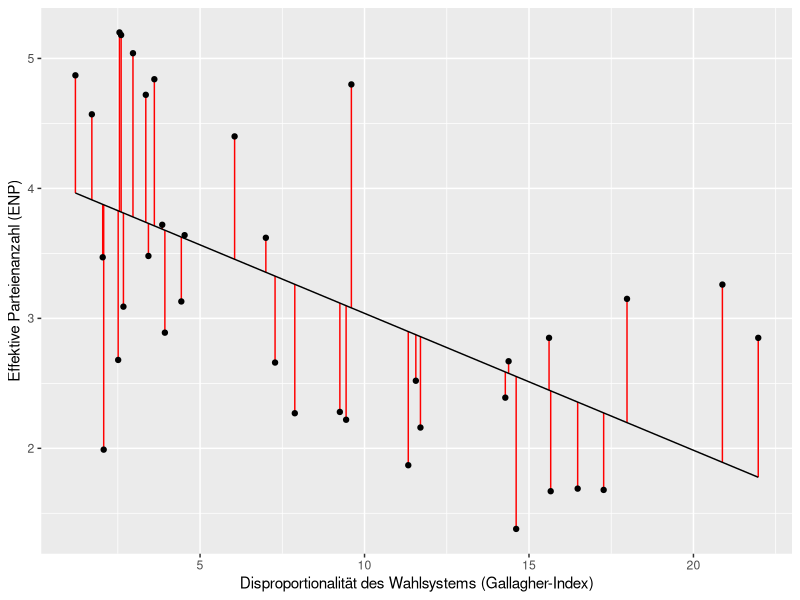
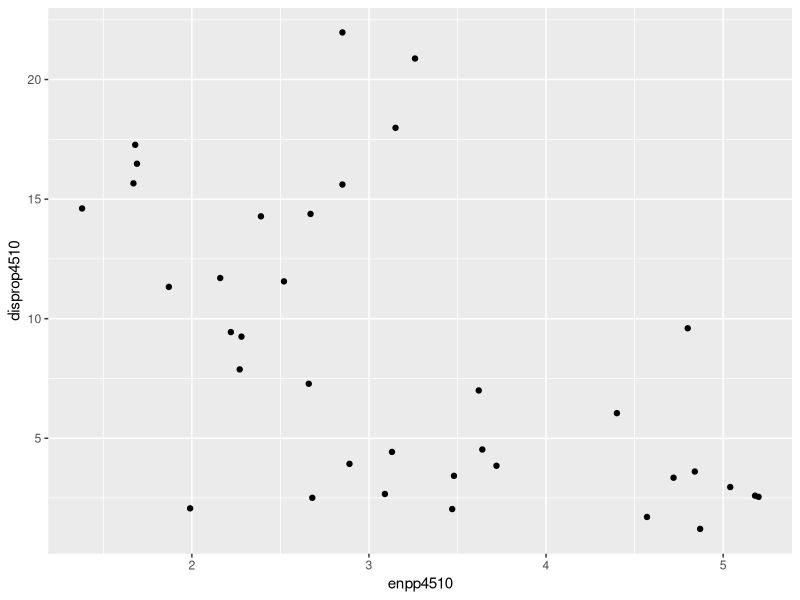
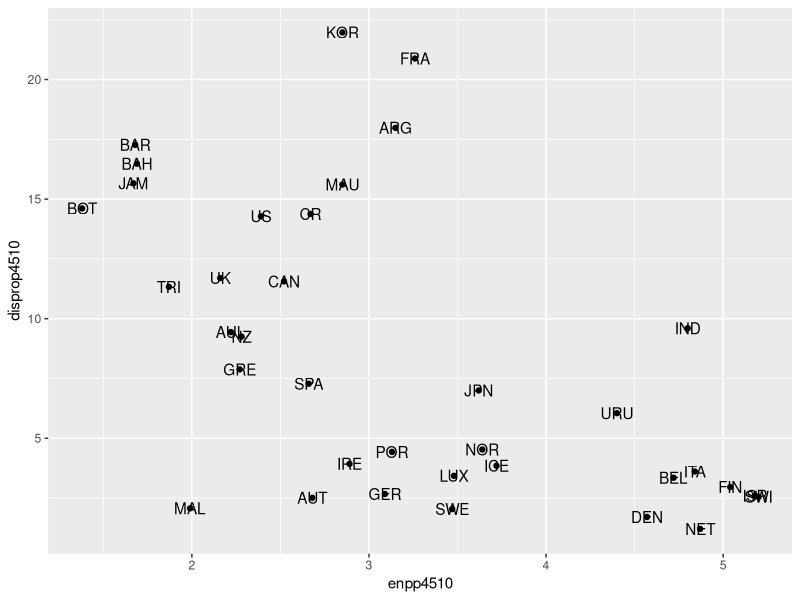
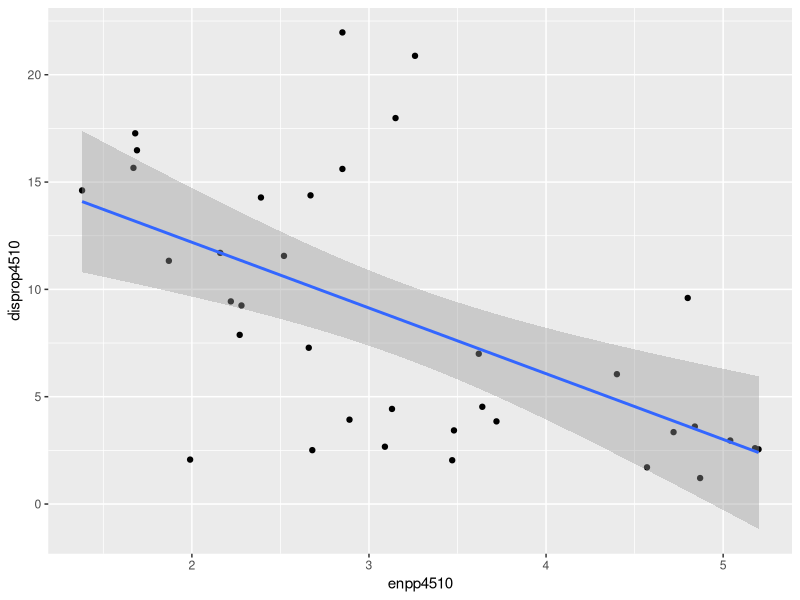
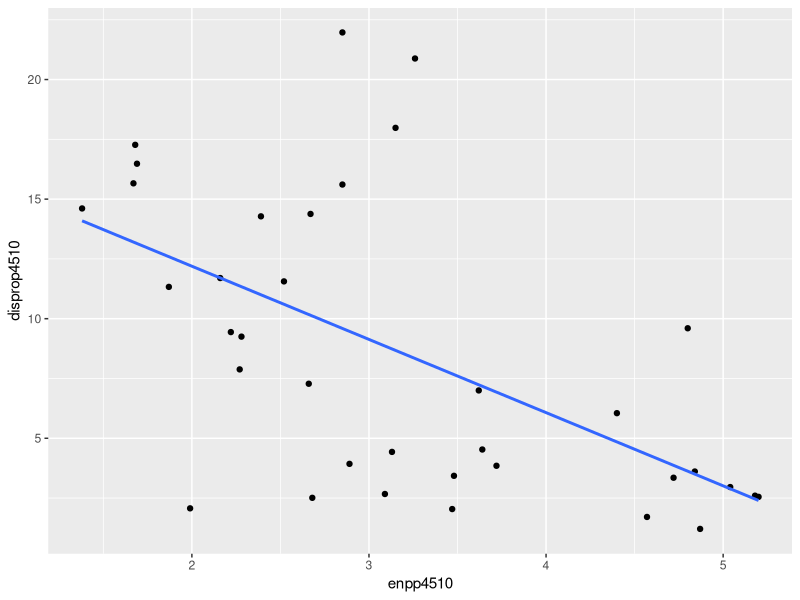
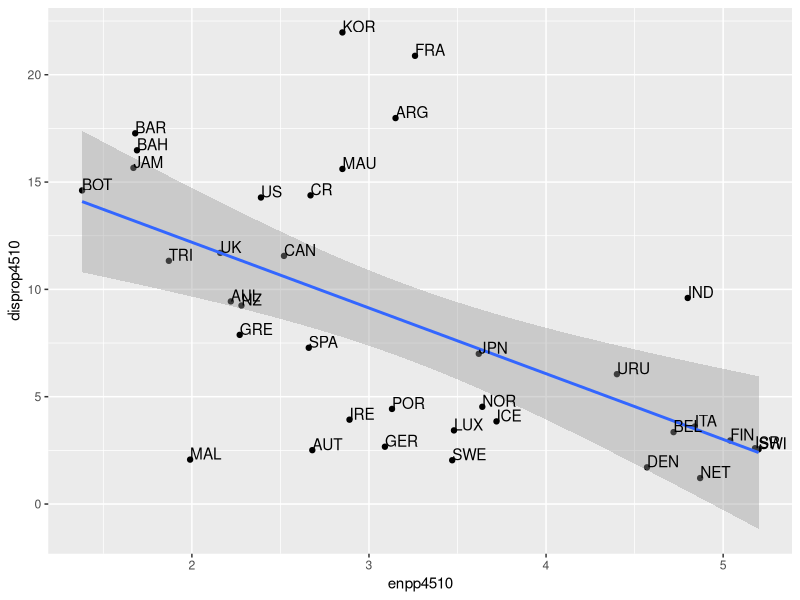
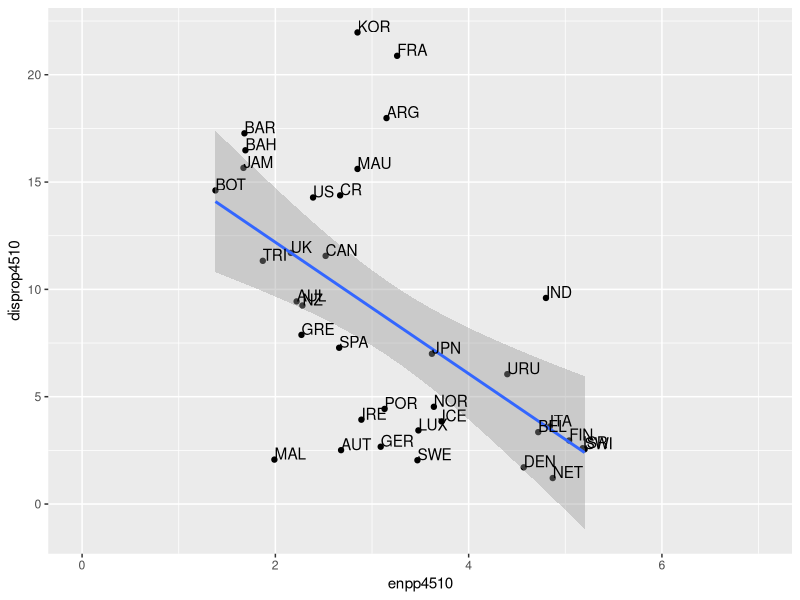
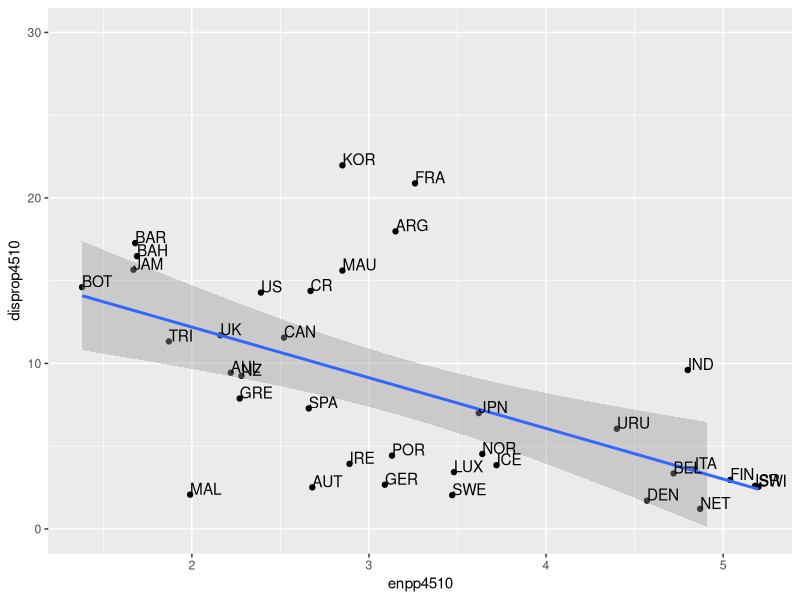

R code for these plots, in order:
## ---- chunk 1
knitr::opts_chunk$set(echo = TRUE, warnings = FALSE)
## ---- chunk 2
library(foreign)
setwd("C:/Users/laura/OneDrive/Documents/Arbeit/r/Meine_Überarbeitungen")
getwd()
gles <- read.spss("ZA6801_de_v4-0-1.sav", to.data.frame = TRUE)
lijphart <- read.csv2("Lijphart_Data_recode.csv")
## ---- chunk 3
library(foreign)
setwd("C:/Users/laura/OneDrive/Documents/Arbeit/r/Meine_Überarbeitungen")
getwd()
gles <- read.spss("ZA6801_de_v4-0-1.sav", to.data.frame = TRUE)
lijphart <- read.csv2("Lijphart_Data_recode.csv")
## ---- chunk 4
# Lijphart
# ENPP
lijphart$enpp4510 <- as.numeric(lijphart$enpp4510)

# Gallagher-Index
lijphart$disprop4510 <- as.numeric(lijphart$disprop4510)

# Bikameralismus-Index
lijphart$bicam4510 <- as.numeric(lijphart$bicam4510)

# Minimal-Gewinn-Koalition mit einer Partei
lijphart$minwin_one_part4510 <- as.numeric(lijphart$minwin_one_part4510)

# Exekutivdominanz (Kabinettsdauer)
lijphart$exe_dom4510 <- as.numeric(lijphart$exe_dom4510)
## ---- chunk 5
lm_lijphart <- lm(enpp4510 ~ disprop4510, data = lijphart)
## ---- chunk 6
lm_lijphart
## ---- chunk 7
summary(lm_lijphart)
## ---- chunk 8
library(broom)
lm_fit_lijphart <- tidy(lm_lijphart)
lm_fit_lijphart
## ---- chunk 9
lm_fit_lijphart <- tidy(lm_lijphart, conf.int = TRUE)
lm_fit_lijphart
## ---- chunk 10
lm_glance_lijphart <- glance(lm_lijphart)
lm_glance_lijphart
## ---- chunk 11
lm_aug_lijphart <- augment(lm_lijphart)
lm_aug_lijphart
## ---- chunk 12
library(ggplot2)
ggplot(lm_aug_lijphart, aes(x = disprop4510, y = enpp4510)) +
  geom_segment(aes(xend = disprop4510, y = enpp4510, yend = .fitted),
               colour = "red") +
  geom_point() +
  geom_line(aes(x = disprop4510, y = .fitted)) +
xlab("Disproportionalität des Wahlsystems (Gallagher-Index)") + ylab("Effektive Parteienanzahl (ENP)")
## ---- chunk 13
ggplot(lijphart, aes(x = enpp4510,  y = disprop4510)) +
  geom_point()
## ---- chunk 14
ggplot(lijphart, aes(x = enpp4510,  y = disprop4510)) +
  geom_point() +
  geom_text(label = lijphart$Country)
## ---- chunk 15
ggplot(lijphart, aes(x = enpp4510,  y = disprop4510)) +
  geom_point() +
  geom_smooth(method = lm)

# Eine alternative Schreibweise bietet das Tilde (~) Zeichen, welches wir bereits aus dem Tutorial zur bivariaten OLS Regression kennen

# ggplot(lijphart, aes(enpp4510 ~ disprop4510)) +
#  geom_point() +
#  geom_smooth(method = lm)
## ---- chunk 16
ggplot(lijphart, aes(x = enpp4510, y = disprop4510)) +
  geom_point() +
  geom_smooth(method = lm, se = FALSE)
## ---- chunk 17
ggplot(lijphart, aes(x = enpp4510,  y = disprop4510)) +
  geom_point() +
  geom_smooth(method = lm) + 
  geom_text(label = lijphart$Country, hjust = 0, vjust = 0)
## ---- chunk 18
ggplot(lijphart, aes(x = enpp4510,  y = disprop4510)) +
  geom_point() +
  geom_smooth(method = lm) + 
  geom_text(label = lijphart$Country, hjust = 0, vjust = 0) +
  xlim(0,7)
## ---- chunk 19
ggplot(lijphart, aes(x = enpp4510,  y = disprop4510)) +
  geom_point() +
  geom_smooth(method = lm) + 
  geom_text(label = lijphart$Country, hjust = 0, vjust = 0) +
  ylim(0,30)
## ---- chunk 20
ggplot(lijphart, aes(x = enpp4510,  y = disprop4510)) +
  geom_point() +
  geom_smooth(method = lm) + 
  geom_text(label = lijphart$Country, hjust = 0, vjust = 0) +
  ylim(0,30)
## ---- chunk 21
ggplot(lijphart, aes(x = enpp4510,  y = disprop4510)) +
  geom_point() +
  geom_smooth(method = lm) + 
  geom_text(label = lijphart$Country, hjust = 0, vjust = 0) +
  labs(title = "Zusammenhang zwischen ENPP und Gallagher-Index",
        x ="Effektive Parteienanzahl", y = "Disproportionalität von Wahlsystemen")
## ---- chunk 22
ggplot(lijphart, aes(x = enpp4510,  y = disprop4510)) +
  geom_point() +
  geom_smooth(method = lm) + 
  geom_text(label = lijphart$Country, hjust = 0, vjust = 0) +
  labs(title = "Zusammenhang zwischen ENPP und Gallagher-Index"
       , x ="Effektive Parteienanzahl"
       , y = "Disproportionalität von Wahlsystemen") +
  theme_minimal()
## ---- chunk 23
# The Economist
library(ggthemes) # für dieses Theme brauchen wir ein weiteres Paket

ggplot(lijphart, aes(x = enpp4510,  y = disprop4510)) +
  geom_point() +
  geom_smooth(method = lm) + 
  geom_text(label = lijphart$Country, hjust = 0, vjust = 0) +
  labs(title = "Zusammenhang zwischen ENPP und Gallagher-Index"
       , x ="Effektive Parteienanzahl"
       , y = "Disproportionalität von Wahlsystemen") +
  theme_economist() 
## ---- chunk 24
ggplot(lijphart, aes(x = enpp4510,  y = disprop4510)) +
  geom_point(shape = 18, color = "blue") + # Form und Farbe der Punkte verändern
  geom_smooth(method = lm) + 
  geom_text(label = lijphart$Country, hjust = 0, vjust = 0) +
  labs(title = "Zusammenhang zwischen ENPP und Gallagher-Index"
       , x ="Effektive Parteienanzahl"
       , y = "Disproportionalität von Wahlsystemen") +
  theme_minimal() 
## ---- chunk 25
ggplot(lijphart, aes(x = enpp4510,  y = disprop4510)) +
  geom_point(shape = 18, color = "blue") +
  geom_smooth(method = lm,  linetype = "dashed",
             color = "darkred", fill = "blue") + # Form und Aussehen der Regressionslinie und Füllung der Konfidenzintervalle verändern
  geom_text(label = lijphart$Country, hjust = 0, vjust = 0) +
  labs(title = "Zusammenhang zwischen ENPP und Gallagher-Index"
       , x ="Effektive Parteienanzahl"
       , y = "Disproportionalität von Wahlsystemen") +
  theme_minimal()
## ---- chunk 26
ggsave("fig1-ENPP_Gallagher.png")
## ---- chunk 27
# Graph wird im Objekt "ENPP_Gallagher" gespeichert:

ENPP_Gallagher <- ggplot(lijphart, aes(x = enpp4510,  y = disprop4510)) + 
  geom_point(shape = 18, color = "blue") +
  geom_smooth(method = lm,  linetype = "dashed",
             color = "darkred", fill = "blue") + # Form und Aussehen der Regressionslinie und Füllung der Konfidenzintervalle verändern
  
  geom_text(data = lijphart, aes(label = Country), hjust = 0, vjust = 0) +
  labs(title = "Zusammenhang zwischen ENPP und Gallagher-Index"
       , x ="Effektive Parteienanzahl"
       , y = "Disproportionalität von Wahlsystemen") +
  theme_minimal()

# Den Graphen als Datei in unserem Arbeitsverzeichnis speichern

ggsave(plot = ENPP_Gallagher, filename = "fig1-ENPP_Gallagher.png", device = "png")
## ---- chunk 28
ggsave(plot = ENPP_Gallagher, "fig1-ENPP_Gallagher.png", device = "png", width = 4, height = 4)
